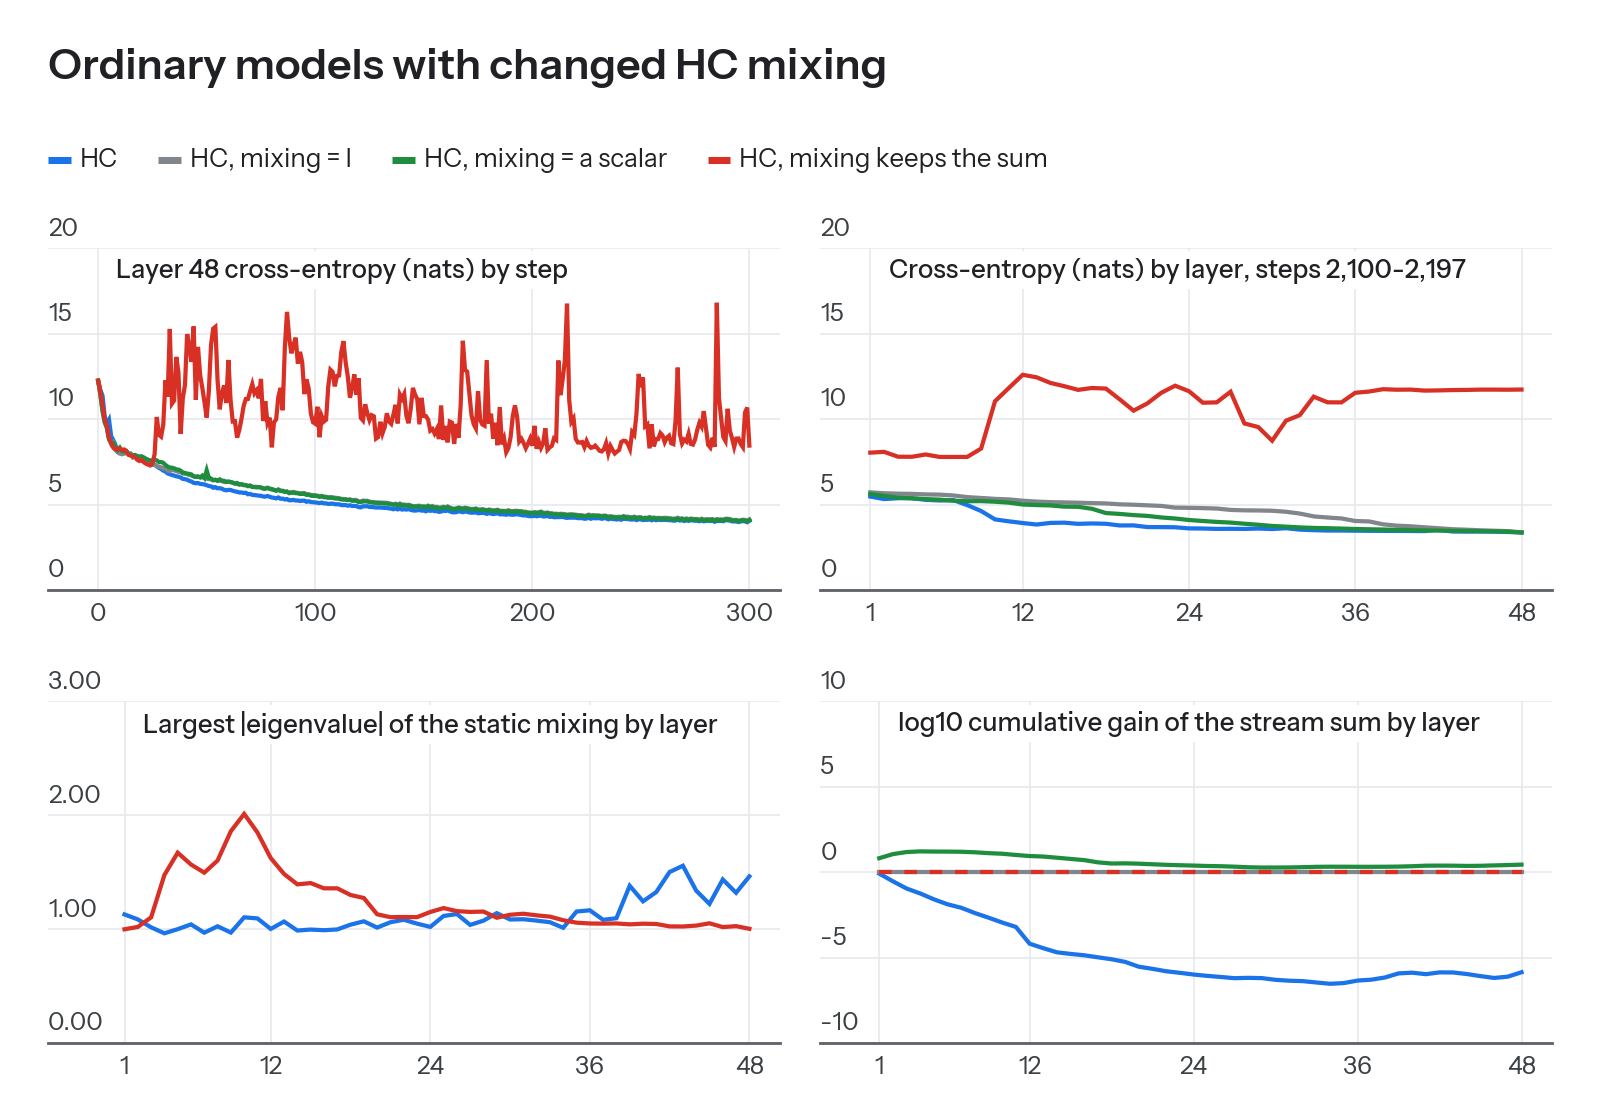

Generate this figure with Python:
"""HC variants whose mixing keeps the stream sum (wq w959) or is one learned number (wq w960), against HC and HC with
identity mixing (w811), all ordinary models (probes runs, PLS_DETACH_BB=1) on the fa4thd stack.

Data: /scratch/gpfs/GROUP/USER/tmp/pls_hcid/sumfail_data.json, from sumfail_data.py (W&B reself/marin-della
muonh-qwen3-130m-della4xh100-pls1-sep-bbfrozen-ahc[-hcsum|-hcscalar|-hcid]-fa4thd-vs-d48; checkpoints at step 2,130 for
w959 and w960, step 4,958 for HC).
Top left: layer-48 train cross-entropy (train/pls/L47) by step, first 300 steps, every step.
Top right: train cross-entropy by layer, mean of steps 2,100-2,197.
Bottom left: largest |eigenvalue| of the static mixing each run applies, mean of the two sublayers per layer. HC: c_res +
res. w959: the same after the row-sum correction.
Bottom right: log10 of the cumulative static gain of the stream sum by layer: product over sublayers of the mean row sum
of c_res + res (HC) or of g (w960). w811 and w959 keep the sum, so their gain is 1.
w959 and w960 are still training (step 2,200 of 4,958). Output: hcid_sum_fail.{pdf,png}.
"""
import json
from pathlib import Path

import numpy as np
from style import *

HERE = Path(__file__).parent
apply_style()
d = json.load(open("/scratch/gpfs/GROUP/USER/tmp/pls_hcid/sumfail_data.json"))
RED = tone("red", 600)
GREEN = tone("green", 600)
C = {"HC": BLUE, "w811": GREY, "w959": RED, "w960": GREEN}
NAME = {"HC": "HC", "w811": "HC, mixing = I", "w959": "HC, mixing keeps the sum", "w960": "HC, mixing = a scalar"}
ORDER = ["HC", "w811", "w960", "w959"]
fig, axes = canvas(2, 2, width=WIDTH_TEXT, panel_height=1.35, title="Ordinary models with changed HC mixing",
                   legend=[(NAME[k], C[k]) for k in ORDER])
(a, b), (c, e) = axes
for k in ORDER:
    s = np.array(d["l48"][k])
    m = s[:, 0] <= 300
    a.plot(s[m, 0], s[m, 1], color=C[k], lw=1.2)
    b.plot(np.arange(1, 49), d["ce"][k], color=C[k], lw=1.2)
nice_y(a, 4, 14, fmt="{:.0f}")
a.set_xlim(0, 300)
a.set_xticks([0, 100, 200, 300])
room(a)
panel_label(a, "Layer 48 cross-entropy (nats) by step")
nice_y(b, 2, 14, fmt="{:.0f}")
b.set_xlim(1, 48)
b.set_xticks([1, 12, 24, 36, 48])
room(b)
panel_label(b, "Cross-entropy (nats) by layer, steps 2,100-2,197")
for k in ("HC", "w959"):
    r = d["mix"][k]["rows"]
    v = np.array([x["maxeig"] for x in r]).reshape(48, 2).mean(1)
    c.plot(np.arange(1, 49), v, color=C[k], lw=1.2)
nice_y(c, 0.75, 2.25, fmt="{:.2f}")
c.set_xlim(1, 48)
c.set_xticks([1, 12, 24, 36, 48])
room(c)
panel_label(c, "Largest |eigenvalue| of the static mixing by layer")
g = np.cumsum(np.log10([x["rowsum"] for x in d["mix"]["HC"]["rows"]])).reshape(48, 2)[:, 1]
h = np.cumsum(np.log10([x["g"] for x in d["mix"]["w960"]["rows"]])).reshape(48, 2)[:, 1]
e.plot(np.arange(1, 49), g, color=C["HC"], lw=1.2)
e.plot(np.arange(1, 49), h, color=C["w960"], lw=1.2)
e.plot([1, 48], [0, 0], color=C["w811"], lw=1.2)
e.plot([1, 48], [0, 0], color=C["w959"], lw=1.2, ls=(0, (3, 3)))
nice_y(e, -8, 4, fmt="{:.0f}")
e.set_xlim(1, 48)
e.set_xticks([1, 12, 24, 36, 48])
room(e)
panel_label(e, "log10 cumulative gain of the stream sum by layer")
save(fig, HERE / "hcid_sum_fail")
